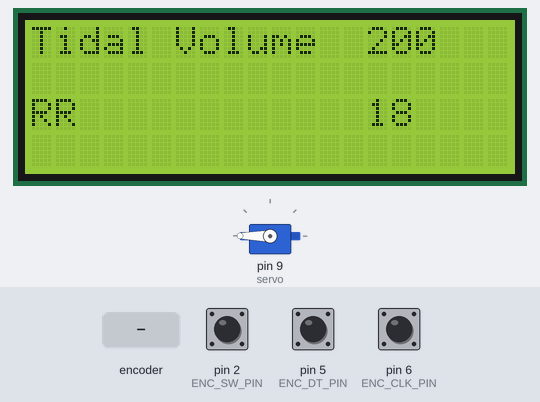
Bench run of a sketch on a simulated Arduino Uno, built with avr-gcc and run on an emulated ATmega328P. Shown: 20×4 character LCD, servo. Inputs (shaded band) come from the test bench; at power-on: pin 2 (ENC_SW_PIN) HIGH, pin 5 (ENC_DT_PIN) HIGH, pin 6 (ENC_CLK_PIN) HIGH. What the sketch prints to the serial monitor is not drawn.

Above: at 1.3 s.
1.4 s: rotary encoder on pin 6 (ENC_CLK_PIN) / pin 5 (ENC_DT_PIN) turned 2 steps (second pin leading)
At 2.54 s:
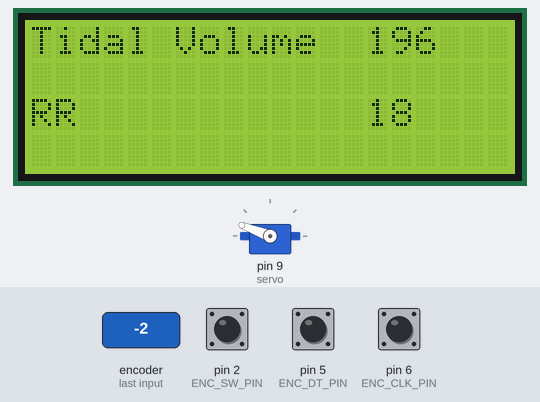
At 3.15 s:
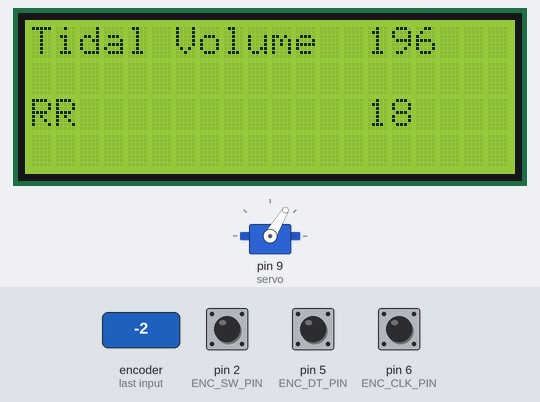
4.8 s: rotary encoder on pin 6 (ENC_CLK_PIN) / pin 5 (ENC_DT_PIN) turned 3 steps (first pin leading)
At 6.33 s:
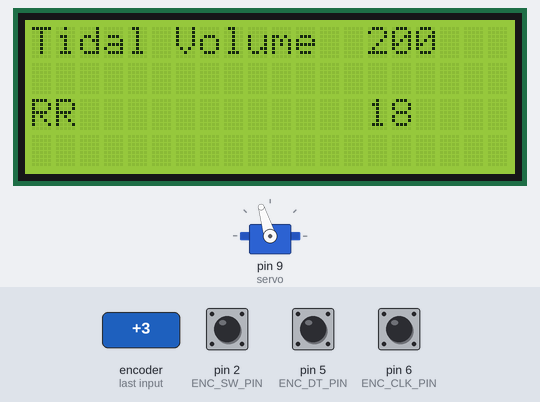
6.9 s: rotary encoder on pin 6 (ENC_CLK_PIN) / pin 5 (ENC_DT_PIN) turned 1 step (first pin leading)
10.1 s: rotary encoder on pin 6 (ENC_CLK_PIN) / pin 5 (ENC_DT_PIN) turned 3 steps (first pin leading)
Timing chart, 0 to 14.7 s (numbered marks = the images above; inputs shaded):
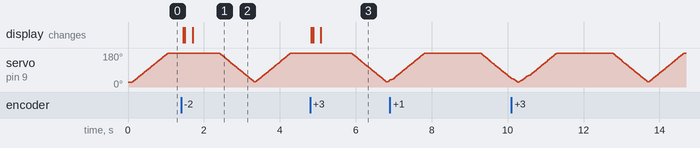

Measured:
- after the input at 1.4 s, the display: first changes after 0.05 s (image 1 shows a later state)
- after the input at 4.8 s, the display: first changes at once (image 3 shows a later state)

The sketch:

Motor_Enc.ino
```cpp
#include <Servo.h>
#include <LiquidCrystal_I2C.h>

#define ENC_CLK_PIN 6
#define ENC_DT_PIN 5

const byte ENC_SW_PIN = 2; // Needs to be on of the interrupt pin

volatile byte ventModeState = LOW;

volatile byte dispUpdate = LOW;

// Interrupt can be only on these pins 2, 3, 18, 19, 20, 21

int breathingCount = 18;

// States to for maintaing Rotatatory Encoder
int state;
int Laststate;

int pos = 25;                  // current servo position
int increment = 1;            // increment to move for each interval
int  updateInterval = 5;      // interval between updates

unsigned long lastUpdate = 0; // last update of position

unsigned long lastUpdateSweep = 0; //last update of sweep

unsigned long compressInterval = 1500; //Time to wait at Max Compress position

unsigned long sweepInterval = 1000; // Time between compressions/sweeps

int maxAngle = 300; // Max angle to be compressed

int volume = 200; // volume and Max angles are related

//Init Servo
Servo servo;

// Set the LCD address to 0x27 for a 20 chars and 4 line display
LiquidCrystal_I2C lcd(0x27, 20, 4);

void setup() {

  pinMode(ENC_CLK_PIN,INPUT);
  pinMode(ENC_DT_PIN,INPUT);

  (ENC_SW_PIN,INPUT);
  attachInterrupt(digitalPinToInterrupt(ENC_SW_PIN), updateFlag, RISING); // Setting Button on interrupt so we don't miss

  // initialize the LCD
  lcd.init();

  // Turn on the blacklight and print a message.
  lcd.backlight();

  lcd.print(" Ventilator System");
  updateDisplay();

  Serial.begin(9600);

  servo.write(0); // sets the initial position
  servo.attach(9);  // attaches the servo on pin 9 to the servo object
  servo.write(25); // set servo to 0 Compression

  Laststate = digitalRead(ENC_CLK_PIN);
}

void loop() {

  state = digitalRead(ENC_CLK_PIN); // check if ROT Encoder has changed // Put this on Interrupt after Interrupt Test
  updateCounter(); // Adjust Breathing Rate or Tidal Volume

  // Update Display only if Encoder has been adjusted
  if(dispUpdate){
    updateDisplay();
  }

  // Update Motor Position
  servoSweep();


}


void updateCounter()
{
  if(state != Laststate)
  {
    dispUpdate = HIGH;
    if(digitalRead(ENC_DT_PIN) != state)
    {
      if(ventModeState)
      {
        breathingCount++;
      }
      else
        volume++;

    }
    else
    {
      if(ventModeState)
      {
        breathingCount--;
      }
      else
        volume--;
    }

   // We dont want to breach the min and max values for Breating Rate and Tidal Volume
    breathingCount = constrain(breathingCount,8,18);
    sweepInterval = map(breathingCount,8,18,7500,1000);
    sweepInterval = constrain(sweepInterval,1000,7500);

    volume = constrain(volume,150,200);
    maxAngle = map(volume,150,200,100,300);
    maxAngle = constrain(maxAngle,100,300);

    Serial.print(" Breathing Count ");
    Serial.println(breathingCount);

    Serial.print(" Volume ");
    Serial.println(volume);
  }
    Laststate= state;
}

void servoSweep()
{
  if((millis() - lastUpdate) > updateInterval)  // time to update
  {
    lastUpdate = millis();

    pos += increment;
    pos = constrain(pos,25,maxAngle); // We dont want to go less than 25 degrees or Max angle

    servo.write(pos);

    //Serial.print("Motor Angle  ");
    //Serial.println(pos);

    if ((pos >= maxAngle)) // end of sweep
    {
      // reverse direction
      increment = -increment;
      compressInterval = millis();
    }
    else if(( pos <= 25) && (millis() - lastUpdateSweep > sweepInterval)) // We want to wait for next sweep to take place
    {
      // reverse direction
      increment = -increment;
      lastUpdateSweep = millis();
    }
  }
}

void updateDisplay()
{
  lcd.clear();
  lcd.setCursor(0,0);
  lcd.print("Tidal Volume");
  lcd.setCursor(14,0);
  lcd.print(volume);
  lcd.setCursor(0,2);
  lcd.print("RR ");
  lcd.setCursor(14,2);
  lcd.print(breathingCount);

  dispUpdate = LOW;
}

void updateFlag()
{
  ventModeState = !ventModeState;  // Vent Mode state to select Breathing Rate or Volume
}
```
